Frame 1 (no input): blank canvas, image omitted
Frame 60 (the mouse pressed at the canvas centre just before this capture): blank canvas, image omitted
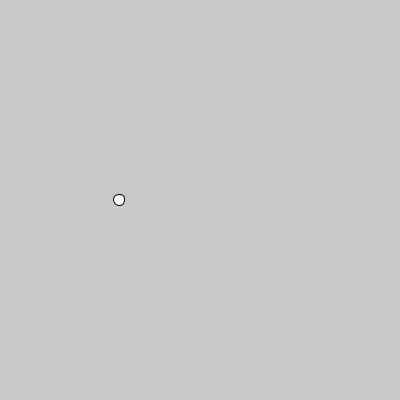
Frame 120 (the mouse held since frame 60 and released just before this capture)

The Processing sketch whose frames 1 and 60 were blank and that drew this single picture after the mouse press (run headless with seeded random() and noise(); from frame 60 on, the mouse is pressed at the canvas centre):

// Processing sketch: repaso_variables
// ── repaso_variables.pde
int posX = 0;
float tam = 0;

void setup(){
  size(400, 400);
}

void draw(){
  background(200);
  ellipse(posX,200,tam,tam);
  
  posX = posX + 1;
  tam = tam + 0.1;
}
